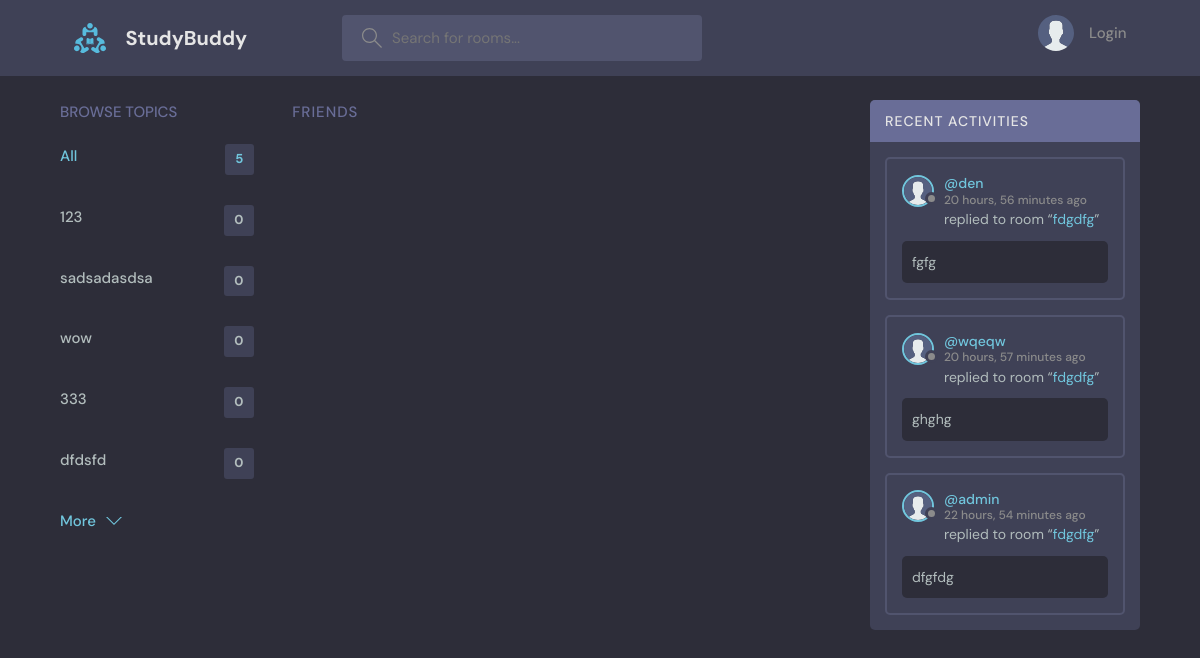
The page /friends_list/ on the database its author committed.
### base/models.py (models this page shows, shortened)
class Topic(models.Model):
    name = models.CharField(max_length=200)
    updated = models.DateTimeField(auto_now=True, null=True)
    created = models.DateTimeField(auto_now_add=True, null=True)

class Message(models.Model):
    user = models.ForeignKey(User, on_delete=models.CASCADE) # One to Many relationship, mes - child, room - father
    room = models.ForeignKey(Room, on_delete=models.CASCADE, null=True) # Cascade means that if we delete parent(room) - child will dead
    body = models.TextField() # user should to input smthng here
    updated = models.DateTimeField(auto_now=True)
    created = models.DateTimeField(auto_now_add=True)
    reply = models.IntegerField(blank=True, null=True)
    chat = models.ForeignKey(Chat, on_delete=models.CASCADE, null=True)
    images = models.ImageField(null=True, upload_to='mess_img/')
    private_room = models.ForeignKey(Private_Room, on_delete=models.CASCADE, null=True)
    class Meta:
        ordering = ['-updated', '-created']

class User(AbstractUser):
    name = models.CharField(max_length=200, null=True)
    username = models.CharField(unique=True, max_length=200, null=True)
    email = models.EmailField(unique=True, null=True)
    bio = models.TextField(null=True, default='', blank=True)
    lnkdn = models.CharField(max_length=150, null=True, blank=True)
    avatar = models.ImageField(null=True, default='avatar.svg')
    last_online = models.DateTimeField(blank=True, null=True)
    USERNAME_FIELD = 'email'
    REQUIRED_FIELDS = []

class Room(models.Model):
    host = models.ForeignKey(User, on_delete=models.SET_NULL, null=True)
    topic = models.ForeignKey(Topic, on_delete=models.SET_NULL, null=True)
    name = models.CharField(max_length=200)
    description = models.TextField(max_length=250, null=True, blank=True) # null for DB, blank for Forms
    participants = models.ManyToManyField(User, related_name='participants', blank=True) # we have User model already, and need to add related name which will be not the same
    updated = models.DateTimeField(auto_now=True) # auto_now update time after every update
    created = models.DateTimeField(auto_now_add=True) # auto_now_add make the time only once after creation
    class Meta:
        ordering = ['-updated', '-created']
    def __str__(self):
        return self.name

### base/views.py (the view)
# urls.py: path('friends_list/', friends_list, name='friends_list'),
def friends_list(request):
    connection = Friends.objects.filter(friend=request.user.id)
    friends = User.objects.filter(friends__friend=request.user.id)
    for i in connection:
        for j in i.friend.all():
                print(j.id)
    q = request.GET.get('q') if request.GET.get('q') != None else ''
    rooms = Room.objects.filter(
        Q(topic__name__icontains=q) |
        Q(name__icontains=q) |
        Q(description__icontains=q) |
        Q(host__first_name__icontains=q)
    )
    topics = Topic.objects.all()[0:5]
    friends_count = friends.count()
    room_messages = Message.objects.filter(Q(room__topic__name__icontains=q))
    context = {
        'friends': friends,
        'connection': connection,
        'rooms': rooms,
        'topics': topics,
        'friends_count': friends_count,
        'room_messages': room_messages
    }
    return render(request, 'base/friends_list.html', context)

### base/templates/base/friends_list.html (shortened to what this page needs)
{% extends 'base_temp.html' %}
{% block content %}
    <main class="profile-page layout layout--3">
    <div class="container">
    {% include 'base/topics_component.html' %}
    <div class="roomList">
          <div class="roomList__header">
            <div>
              <h2>Friends</h2>
            </div>
          </div>
          </div>
        {% include 'base/activity_component.html' %}
        </div>
  </main>
{% endblock %}

### base/templates/base/topics_component.html
<div class="topics">
          <div class="topics__header">
            <h2>Browse Topics</h2>
          </div>
          <ul class="topics__list">
            <li>
              <a href="{% url 'home' %}" class="active">All <span>{{ topics.count }}</span></a>
            </li>
              {% for topic in topics %}
            <li>
              <a href="{% url 'home'%}?q={{ topic.name }}">{{ topic.name }}
                  <span>{{ topic.room_set.all.count }}</span></a>
            </li>
                  {% endfor %}
          </ul>
          <a class="btn btn--link" href="{% url 'topics_page' %}">
            More
            <svg version="1.1" xmlns="http://www.w3.org/2000/svg" width="32" height="32" viewBox="0 0 32 32">
              <title>chevron-down</title>
              <path d="M16 21l-13-13h-3l16 16 16-16h-3l-13 13z"></path>
            </svg>
          </a>
        </div>

### base/templates/base/activity_component.html (shortened to what this page needs)
<div class="activities">
          <div class="activities__header">
            <h2>Recent Activities</h2>
          </div>
        {% for message in room_messages %}
            {% if message.room is not null %}
          <div class="activities__box">
            <div class="activities__boxHeader roomListRoom__header">
              <a href="{% url 'user_profile' message.user.id %}" class="roomListRoom__author">
                <div class="avatar avatar--small">
                  <img src="{{ message.user.avatar.url }}" />
                </div>
                <p>
                  @{{ message.user.username}}
                  <span>{{ message.created|timesince }} ago</span>
                </p>
              </a>
            </div>
            <div class="activities__boxContent">
              <p>replied to room “<a href="{% url 'room' message.room.id %}">{{ message.room}}</a>”</p>
              <div class="activities__boxRoomContent">
                  {{ message.body}}
              </div>
            </div>
          </div>
            {% endif %}
    {% endfor %}
        </div>

### static/styles/style.css (style rules this page uses)
:root { --color-main: #71c6dd; --color-main-light: #e1f6fb; --color-dark: #3f4156; --color-dark-medium: #51546e; --color-dark-light: #696d97; --color-light: #e5e5e5; --color-gray: #8b8b8b; --color-light-gray: #b2bdbd; --color-bg: #2d2d39; --color-success: #5dd693; --color-error: #fc4b0b; }
* { font-family: "DM Sans", -apple-system, BlinkMacSystemFont, "Segoe UI", Roboto, Oxygen, Ubuntu, Cantarell, "Open Sans", "Helvetica Neue", sans-serif; margin: 0; padding: 0; box-sizing: border-box; text-rendering: optimizeLegibility; font-size: inherit; }
html { font-size: 56.25%; }
@media only screen and (min-width: 1200px) { html { font-size: 62.5%; } }
body { line-height: 1.6; font-weight: 400; font-size: 1.5rem; color: var(--color-light-gray); background-color: var(--color-bg); min-height: 100vh; }
img { width: 100%; }
a { display: inline-block; color: var(--color-main); text-decoration: none; }
.container { max-width: 120rem; width: 90%; margin: auto; scroll-behavior: smooth; }
.btn { background-color: transparent; border: none; display: inline-flex; align-items: center; gap: 1rem; cursor: pointer; transition: all ease-in-out 0.3s; padding: 1rem 2rem; border-radius: 5px; box-shadow: 1px 1px 3px 1px rgba(0, 0, 0, 0.15); font-weight: 500; }
.btn--link { border-radius: 0; padding: 0; color: var(--color-main); box-shadow: none; }
.btn > svg { fill: currentColor; width: 1.6rem; height: 1.6rem; }
.avatar { position: relative; display: inline-block; border-radius: 50%; border: 2px solid var(--color-main); }
.avatar img { display: block; border-radius: 50%; object-fit: cover; object-position: center; }
.avatar::after { content: ""; display: block; position: absolute; background-color: var(--color-gray); z-index: 111; border-radius: 50%; border: 0.3rem solid var(--color-dark); }
.avatar.avatar--small img { width: 2.8rem; height: 2.8rem; }
.avatar.avatar--small:after { width: 0.7rem; height: 0.7rem; bottom: 0px; right: -6px; }
.layout { margin-top: 2.4rem; }
.layout > .container { display: flex; justify-content: space-between; align-items: flex-start; }
.layout--3 > .container > div:first-child { flex-basis: 18%; max-width: 22.5rem; }
.layout--3 > .container > div:nth-child(2) { flex-basis: 50%; }
.layout--3 > .container > div:last-child { flex-basis: 25%; }
.topics__header { margin-bottom: 2rem; }
.topics__header h2 { text-transform: uppercase; font-weight: 500; color: var(--color-dark-light); }
.topics__list { list-style: none; }
.topics__list li a { display: flex; justify-content: space-between; margin-bottom: 3rem; font-weight: 500; color: var(--color-light-gray); transition: all 0.3s ease-in-out; }
.topics__list li a.active, .topics__list li a:hover { color: var(--color-main); }
.topics__list li a span { padding: 0.5rem 1rem; background-color: var(--color-dark); border-radius: 3px; font-size: 1.3rem; font-weight: 700; letter-spacing: 1px; }
.roomList__header { display: flex; justify-content: space-between; align-items: center; margin-bottom: 2.4rem; }
.roomList__header h2 { text-transform: uppercase; font-weight: 500; color: var(--color-light); letter-spacing: 1px; }
.roomListRoom__header { display: flex; justify-content: space-between; align-items: center; }
.roomListRoom__author { font-weight: 500; display: flex; align-items: center; gap: 1rem; }
.activities { background: var(--color-dark); border-radius: 5px; overflow: hidden; }
.activities__header h2 { background-color: var(--color-dark-light); text-transform: uppercase; font-weight: 500; padding: 1rem 1.5rem; color: var(--color-light); letter-spacing: 1px; font-size: 1.4rem; }
.activities__box { margin: 1.5rem; padding: 1.5rem; border: 2px solid var(--color-dark-medium); border-radius: 5px; }
.activities__boxHeader p { font-size: 1.4rem; line-height: 1.3; }
.activities__boxHeader p span { color: var(--color-gray); font-size: 1.2rem; display: block; }
.activities__boxContent { margin-left: 4.2rem; }
.activities__boxContent { font-size: 1.4rem; }
.activities__boxRoomContent { background: var(--color-bg); padding: 1rem; border-radius: 5px; margin-top: 1rem; margin-left: -4.2rem; }
.profile-page .roomList__header { margin-bottom: 1.5rem; }
.profile-page .roomList__header h2 { color: var(--color-dark-light); }

### rows shown on the page
Topic: name "123", room_set.all.count "0"
Topic: name "sadsadasdsa", room_set.all.count "0"
Topic: name "wow", room_set.all.count "0"
Topic: name "333", room_set.all.count "0"
Topic: name "dfdsfd", room_set.all.count "0"
Message: user.avatar (placeholder picture), user.username "den", created "20 hours, 56 minutes", room "fdgdfg", body "fgfg"
Message: user.avatar (placeholder picture), user.username "wqeqw", created "20 hours, 57 minutes", room "fdgdfg", body "ghghg"
Message: user.avatar (placeholder picture), user.username "admin", created "22 hours, 54 minutes", room "fdgdfg", body "dfgfdg"

### other values the page prints
{{ topics.count }} "5"
